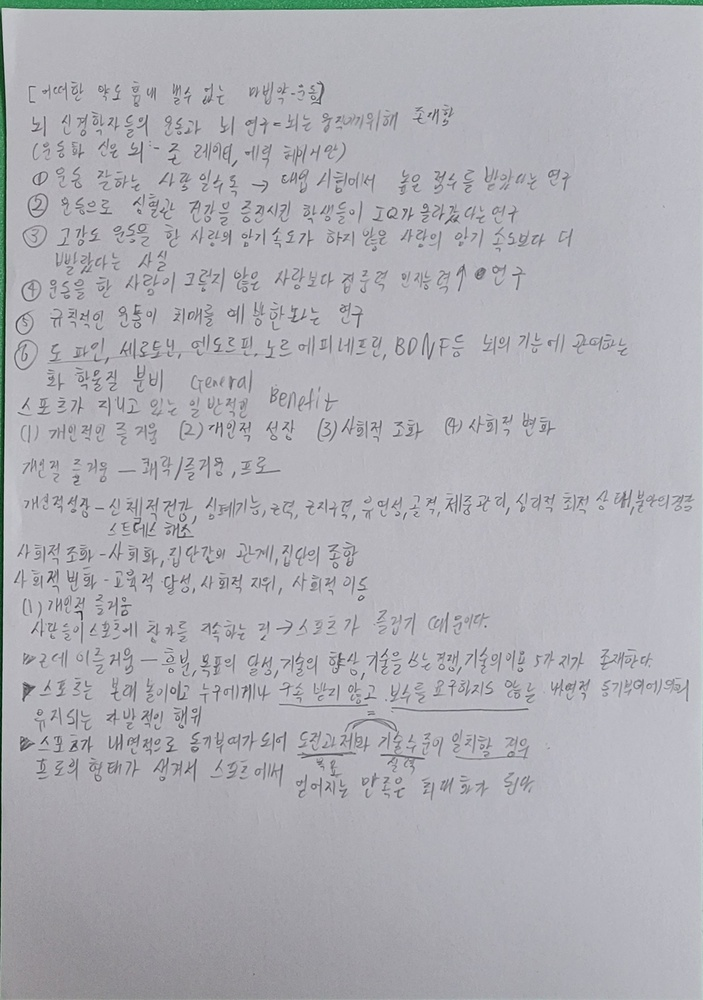
#> input picture test.jpg, 703 x 1000 px, shrunk from 1468 x 2088 before the run
$ python -i shadow.py   (imports and definitions only)   (older library calls are emulated)
#> lines starting #> are read from the running program, lines starting #| are printed output that depends on the picture
#> further down, picture is the input picture: shape (1000, 703, 3); mean B, G, R 179.9, 174.2, 173.9
import cv2
import numpy as np

# shadow remove
def shadow_romove1(img):
    GrayImg_1 = cv2.cvtColor(img, cv2.COLOR_BGR2GRAY)
    dilated_img = cv2.dilate(GrayImg_1, np.ones((7, 7), np.uint8))
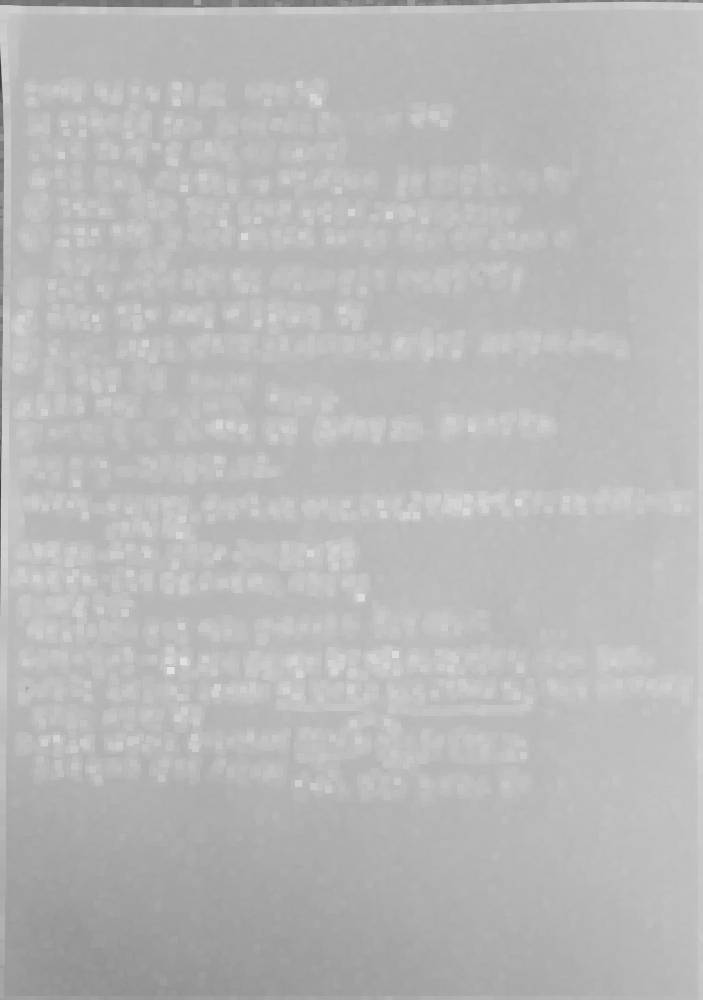
#> dilated_img: shape (1000, 703); min 57, max 226, mean 185
    bg_img = cv2.medianBlur(dilated_img, 21)
    diff_img = 255 - cv2.absdiff(GrayImg_1, bg_img)
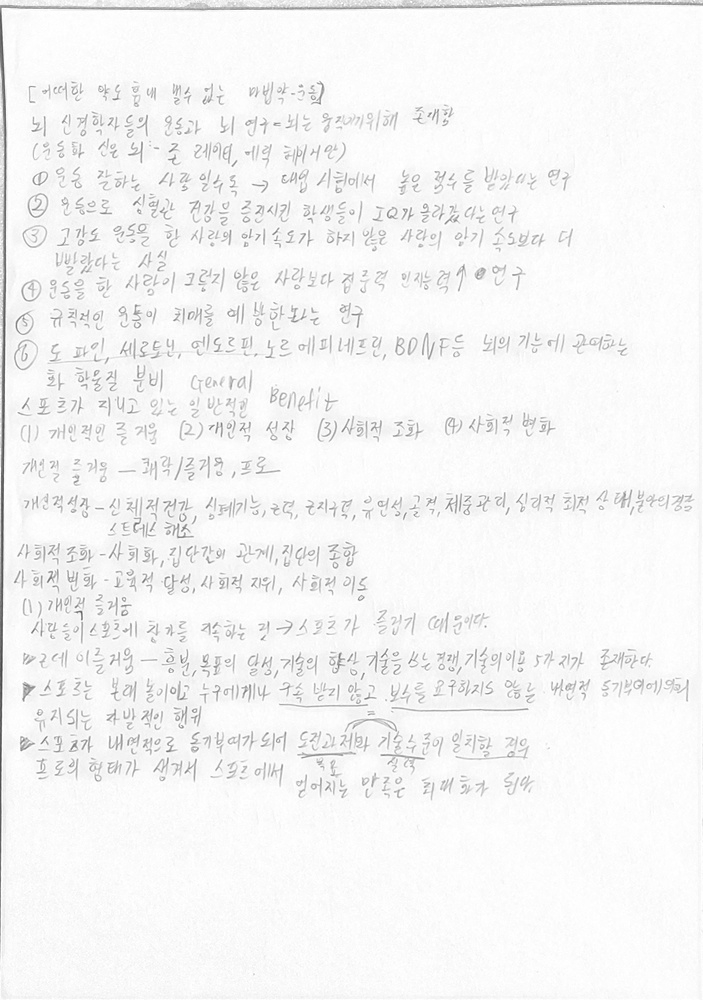
#> diff_img: shape (1000, 703); min 69, max 255, mean 245.1
    norm_img = diff_img.copy()  # Needed for 3.x compatibility
    cv2.normalize(diff_img, norm_img, alpha=0, beta=255, norm_type=cv2.NORM_MINMAX, dtype=cv2.CV_8UC1)
    _, thr_img = cv2.threshold(norm_img, 230, 0, cv2.THRESH_TRUNC)
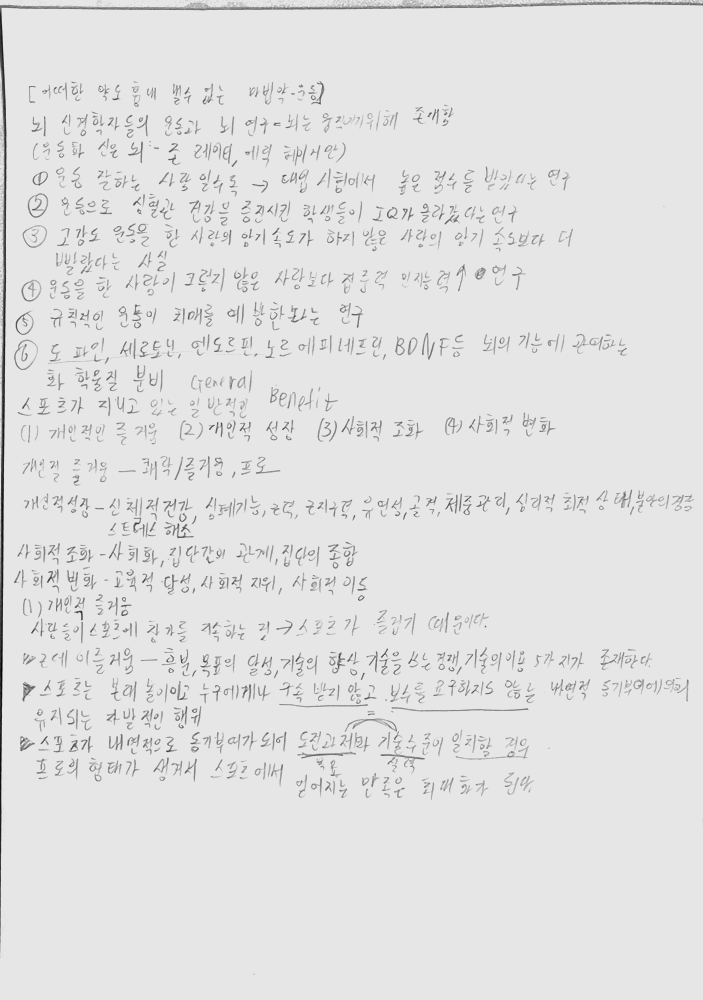
#> thr_img: shape (1000, 703); min 0, max 230, mean 225.3
    cv2.normalize(thr_img, thr_img, alpha=0, beta=255, norm_type=cv2.NORM_MINMAX, dtype=cv2.CV_8UC1)
    cv2.imwrite("./shadow/shadow1.jpg",thr_img)

def shadow_remove2(img):
    # 그림자 제거
    rgb_planes = cv2.split(img)
    result_planes = []
    result_norm_planes = []
    for plane in rgb_planes:
        dilated_img = cv2.dilate(plane, np.ones((7, 7), np.uint8))
        bg_img = cv2.medianBlur(dilated_img, 21)
        diff_img = 255 - cv2.absdiff(plane, bg_img)
        norm_img = cv2.normalize(diff_img, None, alpha=0, beta=255, norm_type=cv2.NORM_MINMAX, dtype=cv2.CV_8UC1)
        result_planes.append(diff_img)
        result_norm_planes.append(norm_img)
    remove_shadow_img = cv2.merge(result_planes)
    remove_shadow_img_norm = cv2.merge(result_norm_planes)
    cv2.imwrite("./shadow/shadow2.jpg", remove_shadow_img_norm)
    cv2.imwrite("./shadow/shadow3.jpg", remove_shadow_img)
    return remove_shadow_img

>>> import cv2
>>> picture = cv2.imread('test.jpg')
>>> result = shadow_romove1(picture)
